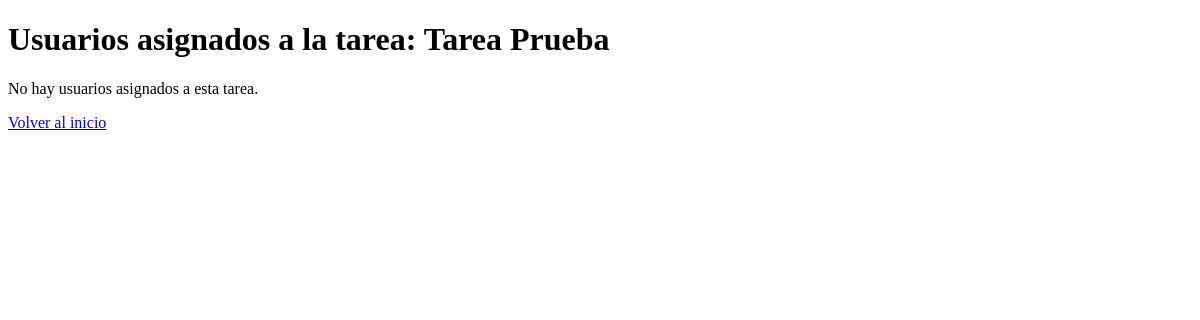
/tareas/1/usuarios/, run on an earlier commit of the app's database.
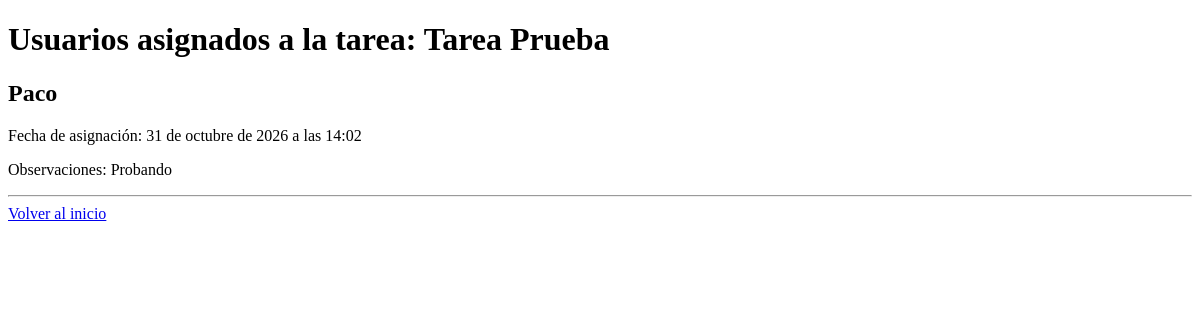
And on a later commit of the database.
### Proyecto/models.py (models this page shows, shortened)
class Tarea(models.Model):
    ESTADOS = [
        ("Pendiente", "Pendiente"),
        ("En progreso", "En progreso"),
        ("Completada", "Completada"),
    ]
    proyecto = models.ForeignKey(
        Proyecto,
        on_delete=models.CASCADE,
        related_name="tareas"
    )
    nombre = models.CharField(max_length=100)
    descripcion = models.TextField()
    fecha_creacion = models.DateTimeField(auto_now_add=True)
    estado = models.CharField(max_length=20, choices=ESTADOS)
    usuarios = models.ManyToManyField(
        Usuario,
        through="Asignacion",
        related_name="tareas"
    )
    etiquetas = models.ManyToManyField(
        "Etiqueta",
        related_name="tareas",
        blank=True
    )
    def __str__(self):
        return self.nombre

class Asignacion(models.Model):
    tarea = models.ForeignKey(
        Tarea,
        on_delete=models.CASCADE,
        related_name="asignaciones"
    )
    usuario = models.ForeignKey(
        Usuario,
        on_delete=models.CASCADE,
        related_name="asignaciones"
    )
    fecha_asignacion = models.DateTimeField(auto_now_add=True)
    observaciones = models.TextField(blank=True)
    class Meta:
        ordering = ["fecha_asignacion"]
        constraints = [
            models.UniqueConstraint(
                fields=["tarea", "usuario"],
                name="asignacion_unica_por_tarea_usuario"
            )
        ]

class Usuario(models.Model):
    nombre = models.CharField(max_length=100)
    correo = models.EmailField(unique=True)
    fecha_nacimiento = models.DateField()
    dni = models.CharField(max_length=9, unique=True)
    def __str__(self):
        return self.nombre

### Proyecto/views.py (the view)
def usuarios_tarea(request, tarea_id):
    tarea = get_object_or_404(Tarea, id=tarea_id)
    asignaciones = Asignacion.objects.filter(
        tarea=tarea
    ).order_by('fecha_asignacion')
    return render(request, 'usuarios_tarea.html', {
        'tarea': tarea,
        'asignaciones': asignaciones
    })

### Proyecto/templates/usuarios_tarea.html (shortened to what this page needs)
<!DOCTYPE html>
<html lang="es">
<head>
</head>
<body>
    <h1>Usuarios asignados a la tarea: {{ tarea }}</h1>
    {% for asignacion in asignaciones %}
        <h2>{{ asignacion.usuario }}</h2>
        <p>Fecha de asignación: {{ asignacion.fecha_asignacion }}</p>
        <p>Observaciones: {{ asignacion.observaciones }}</p>
        <hr>
    {% empty %}
        <p>No hay usuarios asignados a esta tarea.</p>
    {% endfor %}
    <a href="/">Volver al inicio</a>
</body>
</html>

What changed in the data, as far as the page shows it:
added Asignacion: usuario "Paco", fecha_asignacion "31 de octubre de 2026 a las 14:02", observaciones "Probando"
Also different on the page:
text no longer shown: "No hay usuarios asignados a esta tarea."
